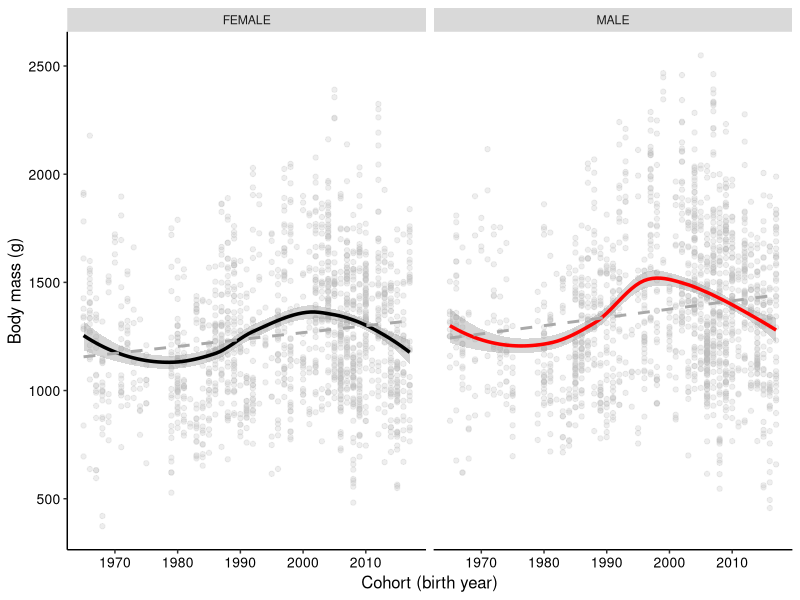
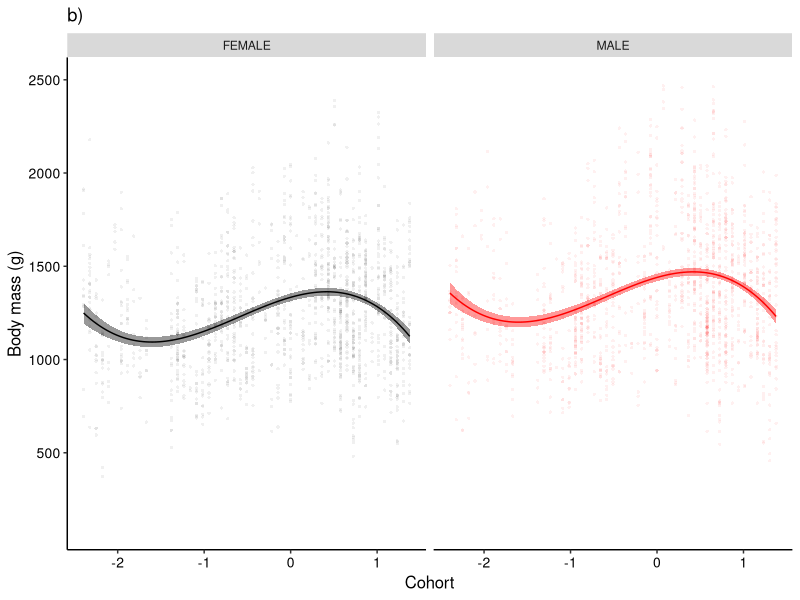
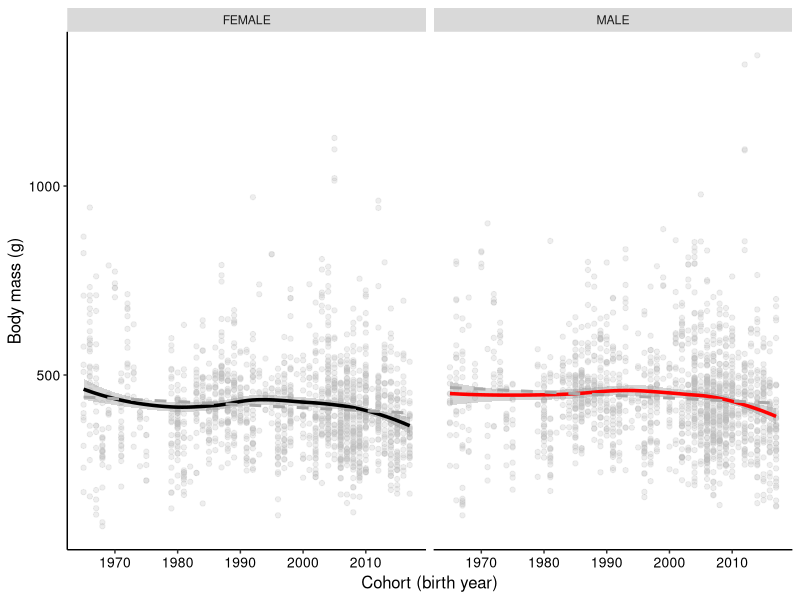
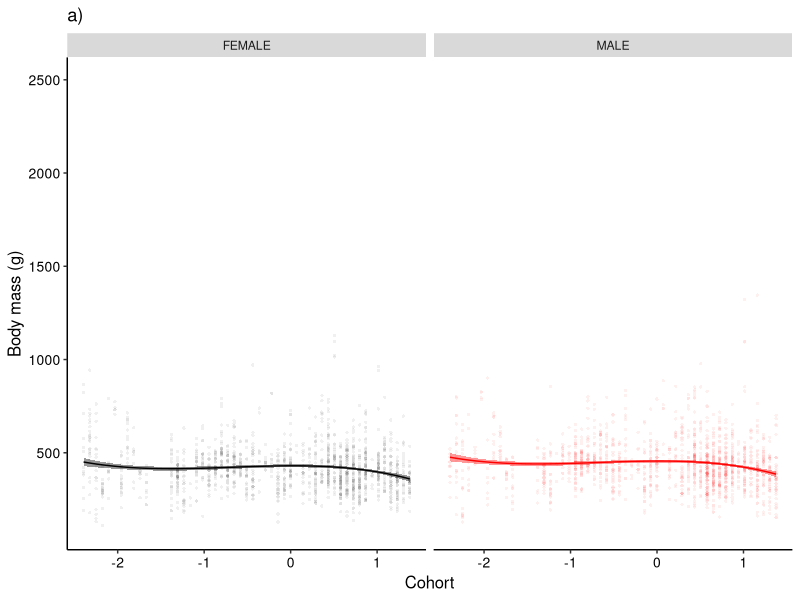
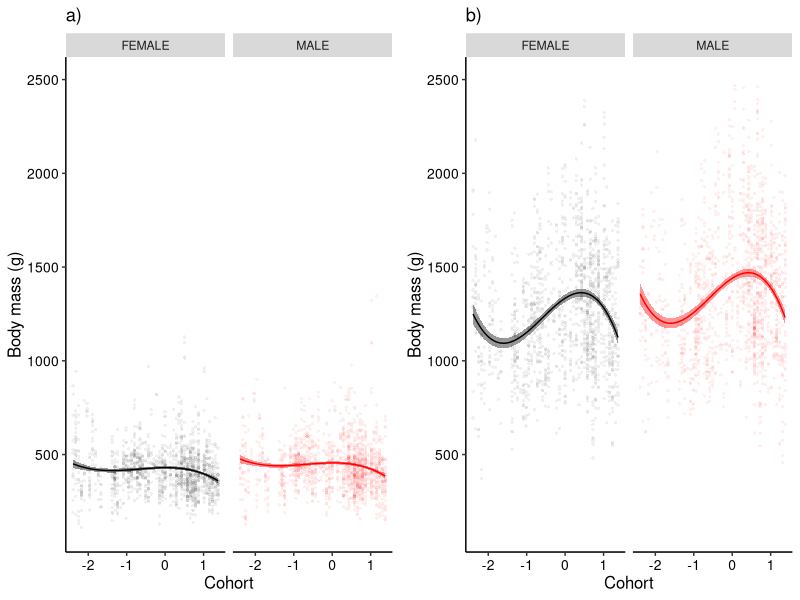

The R script that drew these images, in order:
library(ggplot2)


theme_set(theme(
  legend.position = "none",
  panel.grid.major = element_blank(),
  panel.grid.minor = element_blank(),
  panel.background = element_blank(),
  axis.line = element_line(colour = "black"),
  axis.title = element_text(size = 12),
  axis.text = element_text(size = 10),
  title = element_text(size = 11)
))

variable_names <- list("F" = "FEMALE",
                       "M" = "MALE")

variable_labeller <- function(variable, value) {
  return(variable_names[value])
}


male_col <- "red"
female_col <- "black"


df <- read.csv("data/tb_annualid.csv") #nolint
df <- subset(df, df$age_class == "J")
df <- subset(df, !is.na(df$massaug))
head(df)

################################### massaug ###################################

(plot1_aug <- ggplot(df, aes(x = year_recruit, y = massaug)) +
   geom_point(alpha = .25, col = "grey") +
   geom_smooth(method = "loess", formula = "y ~ x",
               size = 1.2, aes(color = sex)) +
   geom_smooth(method = "lm", col = "darkgrey", formula = "y ~ x",
               se = FALSE, linetype = "dashed") +
   xlab("Cohort (birth year)") + ylab("Body mass (g)") +
   scale_color_manual(values = c(female_col, male_col),
                      labels = c("Female", "Male")) +
   facet_wrap(~ df$sex, labeller = variable_labeller))


predictions <- ggplot_build(plot1_aug)$data[[2]]

predictions$colour <- as.factor(predictions$colour)

predictions_f <- subset(predictions, predictions$colour == female_col)
predictions_m <- subset(predictions, predictions$colour == male_col)


# Female
## Mass
min(predictions_f$y)
max(predictions_f$y)

## Cohort
predictions_f[which(predictions_f$y == min(predictions_f$y)), "x"]
predictions_f[which(predictions_f$y == max(predictions_f$y)), "x"]


# Male
## Mass
min(predictions_m$y)
max(predictions_m$y)

## Cohort
predictions_m[which(predictions_m$y == min(predictions_m$y)), "x"]
predictions_m[which(predictions_m$y == max(predictions_m$y)), "x"]




df$year_recruit_sc <- scale(df$year_recruit)


mod1 <- lm(massaug ~ poly(year_recruit_sc, 3) * sex, data = df)
summary(mod1)

mod2 <- lm(massaug ~ poly(year_recruit_sc, 3) + sex, data = df)

anova(mod1, mod2)

mod <- mod2

summary(mod)



eff_data <- data.frame(effects::effect(c("sex:year_recruit_sc"),
                                       mod, partial.residuals = TRUE))

(plot2_aug <- ggplot(eff_data, aes(x = year_recruit_sc,
                                   y = fit,
                                   color = sex)) +
   geom_ribbon(data = eff_data, aes(ymin = lower, # Model's predictions SE
                                    ymax = upper,
                                    fill = sex),
               linetype = 0, alpha = .4) +
   geom_line(data = eff_data, aes(x = year_recruit_sc, # Model's predictions
                                  y = fit,
                                  color = sex)) +
   geom_point(data = df, aes(x = year_recruit_sc, # Raw data
                             y = massaug,
                             color = sex),
              size = .8, shape = 16, alpha = .06) +
   scale_color_manual(values = c(female_col, male_col),
                      labels = c("Female", "Male")) +
   scale_fill_manual(values = c(female_col, male_col),
                     labels = c("Female", "Male")) +
   scale_y_continuous(limits = c(100, 2500),
                      breaks = seq(500, 2500, 500)) +
   facet_wrap(~sex, labeller = variable_labeller) +
   xlab("Cohort") +
   ylab("Body mass (g)") +
   ggtitle("b)")) # "Mass at the end of the first season"




################################### massjun ###################################

(plot1_jun <- ggplot(df, aes(x = year_recruit, y = massjun)) +
   geom_point(alpha = .25, col = "grey") +
   geom_smooth(method = "loess", formula = "y ~ x",
               size = 1.2, aes(color = sex)) +
   geom_smooth(method = "lm", col = "darkgrey", formula = "y ~ x",
               se = FALSE, linetype = "dashed") +
   xlab("Cohort (birth year)") + ylab("Body mass (g)") +
   scale_color_manual(values = c(female_col, male_col),
                      labels = c("Female", "Male")) +
   facet_wrap(~ df$sex, labeller = variable_labeller))


df$year_recruit_sc <- scale(df$year_recruit)


mod1 <- lm(massjun ~ poly(year_recruit_sc, 3) * sex, data = df)
summary(mod1)

mod2 <- lm(massjun ~ poly(year_recruit_sc, 3) + sex, data = df)

anova(mod1, mod2)

mod <- mod2

summary(mod)



eff_data <- data.frame(effects::effect(c("sex:year_recruit_sc"),
                                       mod, partial.residuals = TRUE))

(plot2_jun <- ggplot(eff_data, aes(x = year_recruit_sc,
                                   y = fit,
                                   color = sex)) +
   geom_ribbon(data = eff_data, aes(ymin = lower, # Model's predictions SE
                                    ymax = upper,
                                    fill = sex),
               linetype = 0, alpha = .4) +
   geom_line(data = eff_data, aes(x = year_recruit_sc, # Model's predictions
                                  y = fit,
                                  color = sex)) +
   geom_point(data = df, aes(x = year_recruit_sc, # Raw data
                             y = massjun,
                             color = sex),
              size = .8, shape = 16, alpha = .06) +
   scale_color_manual(values = c(female_col, male_col),
                      labels = c("Female", "Male")) +
   scale_fill_manual(values = c(female_col, male_col),
                     labels = c("Female", "Male")) +
   scale_y_continuous(limits = c(100, 2500),
                      breaks = seq(500, 2500, 500)) +
   facet_wrap(~sex, labeller = variable_labeller) +
   xlab("Cohort") +
   ylab("Body mass (g)") +
   ggtitle("a)")) # "Mass at birth"


cowplot::plot_grid(plot2_jun, plot2_aug, ncol = 2)
